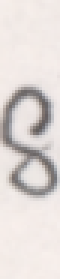
#> input picture 3.png, 20 x 93 px, found by its file name (shown 3 times larger)
$ python test1.py   (older library calls are emulated)
#> lines starting #> are read from the running program, lines starting #| are printed output that depends on the picture; after the words box and inside, x2 and y2 are one past the last pixel; in counts of white or black regions, pixels touching at a corner belong together
#!/usr/bin/env python
# -*- coding:utf-8 -*-

import cv2
import numpy as np

'''
# 读取图片
rawImage = cv2.imread("new2.png")
# 高斯模糊，将图片平滑化，去掉干扰的噪声
image = cv2.GaussianBlur(rawImage, (3, 3), 0)
# 图片灰度化
image = cv2.cvtColor(image, cv2.COLOR_RGB2GRAY)


# Sobel算子（X方向）
Sobel_x = cv2.Sobel(image, cv2.CV_16S, 1, 0)
Sobel_y = cv2.Sobel(image, cv2.CV_16S, 0, 1)
absX = cv2.convertScaleAbs(Sobel_x)  # 转回uint8
absY = cv2.convertScaleAbs(Sobel_y)
dst = cv2.addWeighted(absX, 0.5, absY, 0.5, 0)

#image = absX
image = dst

# 二值化：图像的二值化，就是将图像上的像素点的灰度值设置为0或255,图像呈现出明显的只有黑和白
#ret, image = cv2.threshold(image, 0, 255, cv2.THRESH_OTSU)    #自动选择阈值进行二值化
ret, image = cv2.threshold(image, 44, 255, cv2.THRESH_BINARY) #第一个原图像，第二个进行分类的阈值，第三个是高于（低于）阈值时赋予的新值，第四个是一个方法选择参数


# 闭操作：闭操作可以将目标区域连成一个整体，便于后续轮廓的提取。
kernelX = cv2.getStructuringElement(cv2.MORPH_RECT, (17, 5))
image = cv2.morphologyEx(image, cv2.MORPH_CLOSE, kernelX)


cv2.imwrite('test.png',image)


# 膨胀腐蚀(形态学处理) #通过膨胀连接相近的图像区域，通过腐蚀去除孤立细小的色块。
kernelX = cv2.getStructuringElement(cv2.MORPH_RECT, (20, 1))
kernelY = cv2.getStructuringElement(cv2.MORPH_RECT, (1, 19))
image = cv2.dilate(image, kernelX)
image = cv2.erode(image, kernelX) #腐蚀，输入图像，以及腐蚀的形态，
image = cv2.erode(image, kernelY)
image = cv2.dilate(image, kernelY)


# 平滑处理，中值滤波,去除噪声
image = cv2.medianBlur(image, 15)


# 查找轮廓
tmp, contours, w1 = cv2.findContours(image, cv2.RETR_TREE, cv2.CHAIN_APPROX_SIMPLE)

for item in contours:
    rect = cv2.boundingRect(item)
    x = rect[0]
    y = rect[1]
    weight = rect[2]
    height = rect[3]
    if weight > (height * 2):
        # 裁剪区域图片
        chepai = rawImage[y:y + height, x:x + weight]
        cv2.imshow('chepai'+str(x), chepai)

# 绘制轮廓
image = cv2.drawContours(rawImage, contours, -1, (0, 0, 255), 3)
cv2.imshow('image', image)
cv2.waitKey(0)
cv2.destroyAllWindows()
'''

'''
img = cv2.imread('new1.png',0) #read picture; default no alpha; but you can set 1 to include alpha.('new.png',1)
                                #set 0 means read gray picture

ret,image = cv2.threshold(img,170,255,cv2.THRESH_BINARY_INV) #将灰度值大于230的都设置成白色，小于230的都设置成黑色。INV表示与之相反。
                                                               #thresh1是处理后的数据，不要被它的英文迷惑了。

cv2.imwrite('two2.png',image) #生成2值化后的图，已保存。

'''

'''
#cv2.imwrite('two2.png',image) #生成2值化后的图，已保存。

kernelX = cv2.getStructuringElement(cv2.MORPH_RECT, (3, 3)) #选择一个形态，这是个矩形，大小是3×3
image = cv2.erode(image, kernelX) #腐蚀，输入图像，以及腐蚀的形态，取形态的最小值。用来去掉小的白点(噪声)


kernelY = cv2.getStructuringElement(cv2.MORPH_ELLIPSE, (3, 3)) #选择一个形态，这是个矩形，大小是3×3
image = cv2.erode(image, kernelY) #腐蚀，输入图像，以及腐蚀的形态，取形态的最小值。用来去掉小的白点(噪声)

kernelZ = cv2.getStructuringElement(cv2.MORPH_ELLIPSE, (8, 8)) #选择一个形态，这是个矩形，大小是3×3
image = cv2.dilate(image, kernelZ)#膨胀，与腐蚀相反

#kernelA = cv2.getStructuringElement(cv2.MORPH_RECT, (1, 10)) #选择一个形态，这是个矩形，大小是3×3
#image = cv2.dilate(image, kernelA)#膨胀，与腐蚀相反

cv2.imwrite('two.png',image)

'''


#实现了完整的轮廓识别
'''
def rotate(img, angle): #对原始图片进行旋转。
    #旋转图片
    (h, w) = img.shape[:2]  #获得原始图片高，宽
    center = (w // 2, h // 2)  #获得图片中心点
    img_ratete = cv2.getRotationMatrix2D(center, angle, 1) #center表示中间点的位置，-5表示逆时针旋转5度，1表示进行等比列的缩放
    rotated = cv2.warpAffine(img, img_ratete, (w, h))      #img表示输入的图片，仿射变化矩阵，表示变换后的图片大小
    cv2.imwrite('rotate.png',rotated)
    #return rotated

def cut1(img, box):    #经过旋转的图片
    #从轮廓出裁剪图片
    x1, y1 = box[1]  #获取左上角坐标
    x2, y2 = box[3]  #获取右下角坐标
    img_cut = img[y1+10:y2-10, x1+10:x2-10]  #切片裁剪图像
    return img_cut


rectan = cv2.imread('new1.png') #读入原始图，为画矩形做准备。
img0 = cv2.imread('new1.png') #read picture; default no alpha; but you can set 1 to include alpha.('new.png',1)
                                #set 0 means read gray picture

print (img0.shape)
img1 = cv2.imread('new1.png',0)  #读入灰度图，这样是为了保证输入的数据格式是CV_8U,否则findcontours会报错。


red = np.array([180,150,210])
# [6 lines of commented-out code are left out]
for i in range(img0.shape[0]):
    for j in range(img0.shape[1]):
        #print (img1[i,j].shape,img1[i,j]-red,img1[i,j]) #读入的是rgb三原色，是一个一维的向量，可以直接用下标表示，然后减去红色的rgb
        diff = img0[i,j]-red
        if abs(diff[0])<40 and abs(diff[1])<40 and abs(diff[2])<40:
            img1[i][j]=255 #如果是红色或者是很接近红色的颜色就设为纯白，否则设为黑色。
            #print (diff)
        else:
            img1[i][j]=0


#腐蚀，去除噪声
kernelX = cv2.getStructuringElement(cv2.MORPH_RECT, (2, 2))
image = cv2.erode(img1, kernelX)

#kernelA = cv2.getStructuringElement(cv2.MORPH_CROSS, (10, 10)) #选择一个形态，这是个矩形，大小是3×3
#image = cv2.dilate(image, kernelA)#膨胀，与腐蚀相反


# 闭操作：闭操作可以将目标区域连成一个整体，便于后续轮廓的提取。
kernelX = cv2.getStructuringElement(cv2.MORPH_RECT, (30, 1))
image = cv2.morphologyEx(image, cv2.MORPH_CLOSE, kernelX)

#闭操作，比单独腐蚀再膨胀好很多。这2个都是矩形，一个是用来链接横向的缺失，一个是用来链接纵向的缺失。
kernelZ = cv2.getStructuringElement(cv2.MORPH_RECT, (1, 30))
image = cv2.morphologyEx(image, cv2.MORPH_CLOSE, kernelZ)

kernelY = cv2.getStructuringElement(cv2.MORPH_RECT, (30, 30))
image = cv2.morphologyEx(image, cv2.MORPH_CLOSE, kernelY)


#找到轮廓，并将轮廓在原图上画出来。
img,contours,hierarchy = cv2.findContours(image,cv2.RETR_EXTERNAL,cv2.CHAIN_APPROX_SIMPLE) #二值化后的数据，轮廓的种类(是否有父项等)，是否存储所有的轮廓点，

img2 = cv2.drawContours(img0, contours, -1, (0, 0, 255), 3)

# [14 lines of commented-out code are left out]
cnt = contours[0]
rect = cv2.minAreaRect(cnt)  # 最小外接矩形,返回值rect内包含该矩形的中心点坐标、高度宽度及倾斜角度等信息
#box_ = cv2.boc


rotate(rectan,abs(rect[2]))

box = np.int0(cv2.boxPoints(rect))  # 矩形的四个角点取整
#print (box)
cv2.drawContours(rectan, [box], 0, (255, 0, 0), 2)
cv2.imwrite('rec.png',rectan)


#print(rect[2])


'''


# [43 lines of commented-out code are left out]

'''水平投影'''

def getHProjection(image):  #输入二值化后的图像，统计每一行中的白色像素点的数量。
    hProjection = np.zeros(image.shape,np.uint8)
    #图像高与宽
    (h,w)=image.shape
    #长度与图像高度一致的数组
    h_ = [0]*h
    #循环统计每一行白色像素的个数
    for y in range(h):
        for x in range(w):
            if image[y,x] == 255:
                h_[y]+=1
    #绘制水平投影图像
    for y in range(h):
        for x in range(h_[y]):
            hProjection[y,x] = 255
    cv2.imwrite('hProjection.png',hProjection)

    return h_

def getVProjection(image):
    vProjection = np.zeros(image.shape,np.uint8);
    #图像高与宽
    (h,w) = image.shape
    #长度与图像宽度一致的数组
    w_ = [0]*w
    #循环统计每一列白色像素的个数
    for x in range(w):
        for y in range(h):
            if image[y,x] == 255:
                w_[x]+=1
    #绘制垂直平投影图像
    for x in range(w):
        for y in range(h-w_[x],h):  #这种表达方式使得纵向从底向上显示。
            vProjection[y,x] = 255
    #cv2.imshow('vProjection',vProjection)
    cv2.imwrite('VProjection.png',vProjection)
    return w_


if __name__ == "__main__":

    '''
    #读入原始图像
    origineImage = cv2.imread('1111.png')  #(232, 1117, 3)
    # 图像灰度化
    #image = cv2.imread('test.jpg',0)
    image = cv2.cvtColor(origineImage,cv2.COLOR_BGR2GRAY)

    # 将图片二值化,自适应二值化效果好很多。
    #retval, img = cv2.threshold(image,170,255,cv2.THRESH_BINARY)
    img = cv2.adaptiveThreshold(image,255,cv2.ADAPTIVE_THRESH_GAUSSIAN_C,cv2.THRESH_BINARY_INV,117,8)
    #cv2.imwrite('binary.png',img)

    #图像高与宽
    (h,w)=img.shape
    Position = []
    #垂直投影


    V = getVProjection(img) #[227, 224, 189,分界线大约是180左右。
    #print (V)


    start = 0
    V_Start = [] #理论上一个start搭配一个end，但是也有最后一个start可能没有搭配的end
    V_End = []
    #根据垂直投影获取垂直分割位置，存储在V_start和V_end中。
    for i in range(len(V)):
        if V[i] > 0 and start ==0: #第一个判断是一个阈值，设定起始点，当白色点数值大于？时将其视为分割的起点。
            V_Start.append(i)
            start = 1
        if V[i] < 1 and start == 1: #第一个判断是结束阈值，设为终点，当白色点数值小于？时，将其视为分割的终点。
            V_End.append(i)
            start = 0

    for i in range(len(V_End)):
        cut_img = origineImage[0:h,V_Start[i]:V_End[i]]
        cv2.imwrite('{}.png'.format(i),cut_img)
    #cut_img = img0[33:265,337:1454] #取出图像，注意仍然是先高度，再宽度，和其原始的shape是一样的。
    '''


    #以下程序将图片分割成上下2部分

    #读入原始图像
    origineImage = cv2.imread('3.png')
#> origineImage is the input picture: shape (93, 20, 3); mean B, G, R 214, 216.7, 223.5
    # 图像灰度化
    #image = cv2.imread('test.jpg',0)
    image = cv2.cvtColor(origineImage,cv2.COLOR_BGR2GRAY)

    # 将图片二值化,自适应二值化效果好很多。
    #retval, img = cv2.threshold(image,170,255,cv2.THRESH_BINARY)
    img = cv2.adaptiveThreshold(image,255,cv2.ADAPTIVE_THRESH_GAUSSIAN_C,cv2.THRESH_BINARY_INV,117,8)
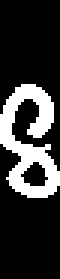
#> img: shape (93, 20) (shown 3 times larger); 21.1% white; 1 white region, box (x1, y1, x2, y2) and area: (0, 28, 20, 66) 393
    #cv2.imwrite('binary.png',img)

    #图像高与宽
    (h,w)=img.shape
#> h = 93; w = 20
    Position = []
    #垂直投影

    H = getHProjection(img) #水平投影。
#> after the loop in getHProjection, `for y in range(h):`:
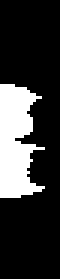
#> hProjection: shape (93, 20) (shown 3 times larger); 21.1% white; 1 white region, box (x1, y1, x2, y2) and area: (0, 28, 15, 66) 393
#> H = 93 values, max 15 at index 49, min 0 at index 0, mean 4.23

    start = 0
    H_Start = [] #理论上一个start搭配一个end，但是也有最后一个start可能没有搭配的end
    H_End = []
    #根据垂直投影获取垂直分割位置，存储在V_start和V_end中。
    for i in range(len(H)):
        if H[i] > 0 and start ==0: #第一个判断是一个阈值，设定起始点，当白色点数值大于？时将其视为分割的起点。
            H_Start.append(i)
            start = 1
        if H[i] < 1 and start == 1: #第一个判断是结束阈值，设为终点，当白色点数值小于？时，将其视为分割的终点。
            H_End.append(i)
            start = 0
#> this loop made 93 passes
#> start on passes 29, 67: 1, 0
#> after the loop, H_End = [66]; H_Start = [28]; start = 0

    for i in range(len(H_End)):
        cut_img = origineImage[H_Start[i]:H_End[i],0:w]
        cv2.imwrite('{}.png'.format(i),cut_img)
#> this loop made 1 pass
#> pass 1, `cut_img = origineImage[H_Start[i]:H_End[i],0:w]`:
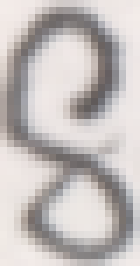
#> cut_img: shape (38, 20, 3) (shown 7 times larger); mean B, G, R 188.3, 189.7, 195.3
    #cut_img = img0[33:265,337:1454] #取出图像，注意仍然是先高度，再宽度，和其原始的shape是一样的。


    #以下程序将图片分割成左右2部分。
    '''
    #读入原始图像
    origineImage = cv2.imread('test1.png')  #(232, 1117, 3)
    # 图像灰度化
    #image = cv2.imread('test.jpg',0)
    image = cv2.cvtColor(origineImage,cv2.COLOR_BGR2GRAY)

    # 将图片二值化,自适应二值化效果好很多。
    #retval, img = cv2.threshold(image,170,255,cv2.THRESH_BINARY)
    img = cv2.adaptiveThreshold(image,255,cv2.ADAPTIVE_THRESH_GAUSSIAN_C,cv2.THRESH_BINARY_INV,117,8)
    #cv2.imwrite('binary.png',img)

    #图像高与宽
    (h,w)=img.shape
    Position = []
    #垂直投影
    V = getVProjection(img) #[227, 224, 189,分界线大约是180左右。


    start = 0
    V_Start = [] #理论上一个start搭配一个end，但是也有最后一个start可能没有搭配的end
    V_End = []
    #根据垂直投影获取垂直分割位置，存储在V_start和V_end中。
    for i in range(len(V)):
        if V[i] > 170 and start ==0: #第一个判断是一个阈值，设定起始点，当白色点数值大于？时将其视为分割的起点。
            V_Start.append(i)
            start = 1
        if V[i] < 170 and start == 1: #第一个判断是结束阈值，设为终点，当白色点数值小于？时，将其视为分割的终点。
            V_End.append(i)
            start = 0

    for i in range(2):
        cut_img = origineImage[0:h,V_End[i]:V_Start[i+1]]
        cv2.imwrite('{}.png'.format(i),cut_img)
    #cut_img = img0[33:265,337:1454] #取出图像，注意仍然是先高度，再宽度，和其原始的shape是一样的。
    '''


    '''
    #分割行，分割之后再进行列分割并保存分割位置
    for i in range(len(H_Start)):
        #获取行图像
        cropImg = img[H_Start[i]:H_End[i], 0:w]  #对二值化后的图片分割，先分割行或列，再分割列或行。
        #cv2.imshow('cropImg',cropImg)

        #对切割后的图像进行垂直投影，返回与宽度一致的列表。
        W = getVProjection(cropImg)
        Wstart = 0
        Wend = 0
        W_Start = 0
        W_End = 0
        for j in range(len(W)):
            if W[j] > 0 and Wstart ==0:  #第一个判断是一个阈值，设定起始点，当白色点数值大于？时将其视为分割的起点。
                W_Start =j
                Wstart = 1
                Wend=0
            if W[j] <= 0 and Wstart == 1:   #第一个判断是结束阈值，设为终点，当白色点数值小于？时，将其视为分割的终点。
                W_End =j
                Wstart = 0
                Wend=1                      #当有一个终点时，即有一个完整的开始和结束，Wend=1
            if Wend == 1:
                Position.append([W_Start,H_Start[i],W_End,H_End[i]])
                Wend =0

    #根据确定的位置分割字符
    for m in range(len(Position)):
        cv2.rectangle(origineImage, (Position[m][0],Position[m][1]), (Position[m][2],Position[m][3]), (0 ,229 ,238), 1) #在原始彩图上画矩形框，输入左上、右下、颜色、宽度。
    cv2.imshow('image',origineImage)                                                                                    #貌似是先宽度再高度。
    cv2.waitKey(0)
    '''

$ run again, with new1.png copied over 3.png
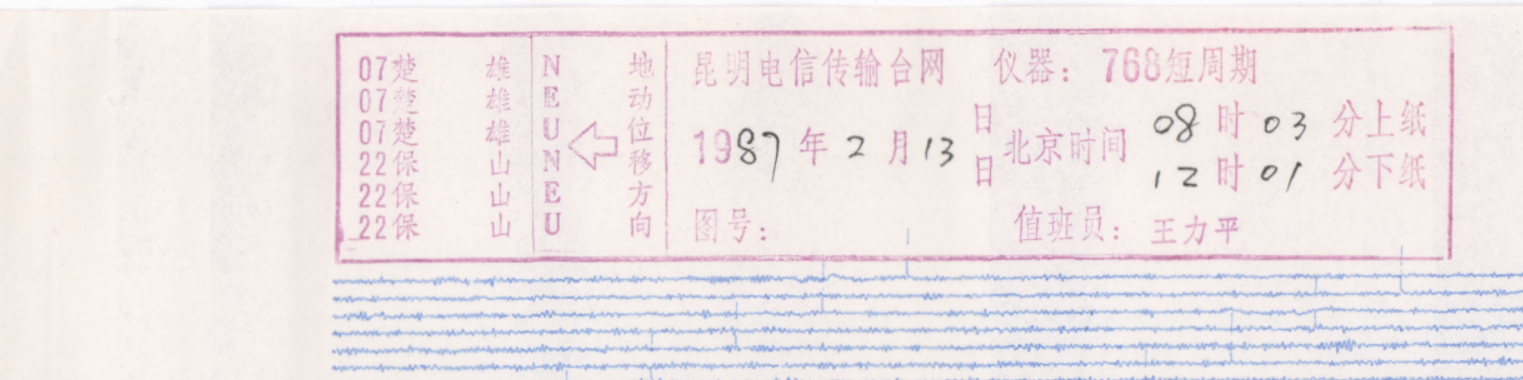
#> input picture new1.png, 1523 x 380 px, found by its file name
#> origineImage is the input picture: shape (380, 1523, 3); mean B, G, R 231.4, 231.1, 239.4
#> `img = cv2.adaptiveThreshold(image,255,cv2.ADAPTIVE_THRESH_GAUSSIAN_C,c..`:
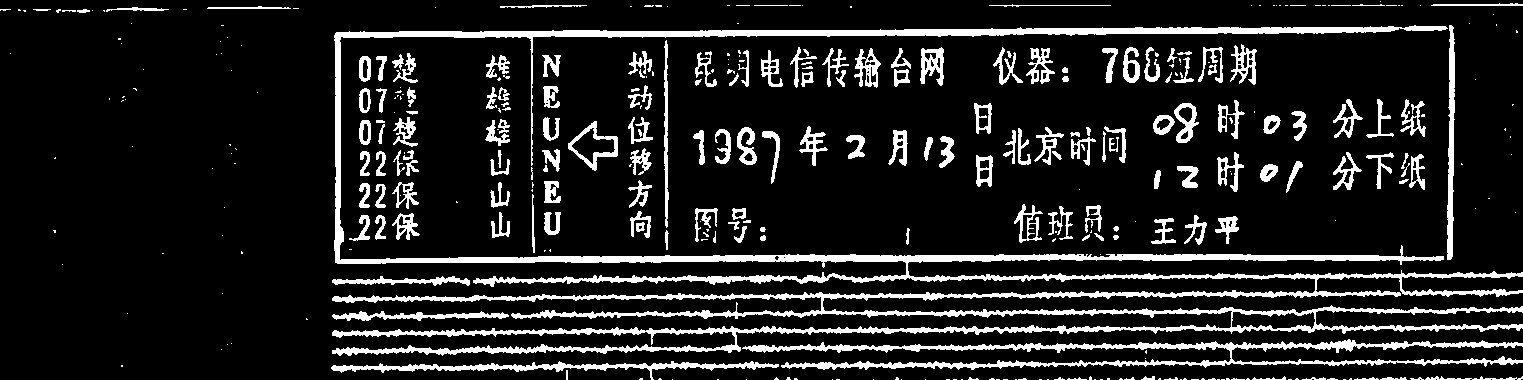
#> img: shape (380, 1523); 13% white; 363 white regions (191 under 20 px), largest, box (x1, y1, x2, y2) and area: (332, 25, 1523, 356) 35578, (742, 339, 1523, 370) 6578, (331, 361, 779, 380) 2135
#> after the loop in getHProjection, `for y in range(h):`:
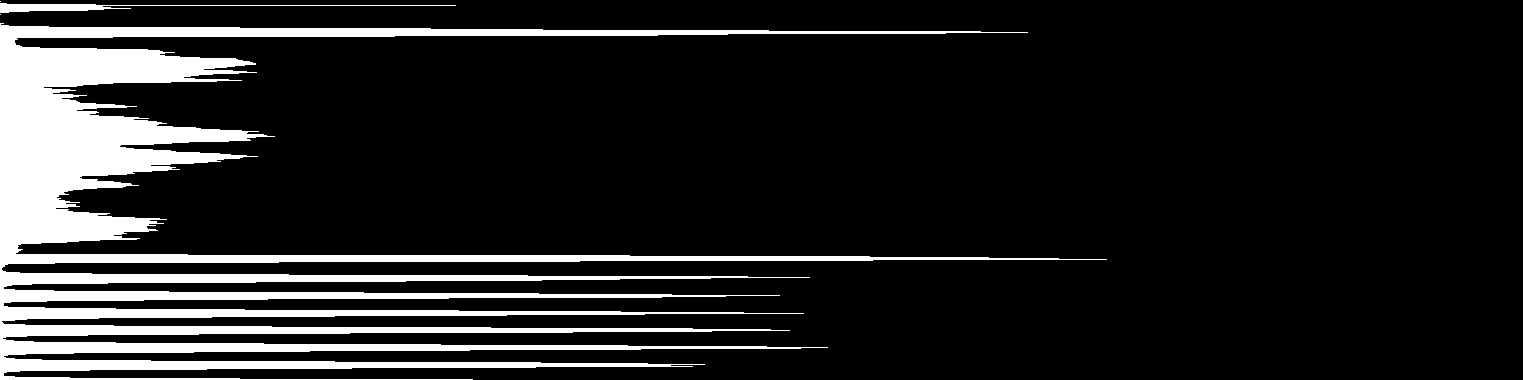
#> hProjection: shape (380, 1523); 13% white; 4 white regions (2 under 20 px), largest, box (x1, y1, x2, y2) and area: (0, 23, 1107, 380) 74083, (0, 3, 456, 13) 1134
#> H = 380 values, max 1107 at index 259, min 0 at index 0, mean 197.9
#> the loop `for i in range(len(H)):` made 380 passes
#> start on passes 2, 3, 4, 14, 15, 16, 24: 1, 0, 1, 0, 1, 0, 1
#> after the loop `for i in range(len(H)):`: H_End = [2, 13, 15]; H_Start = [1, 3, 14, 23]; start = 1
#> the loop `for i in range(len(H_End)):` made 3 passes

$ run again, with 1111.png copied over 3.png
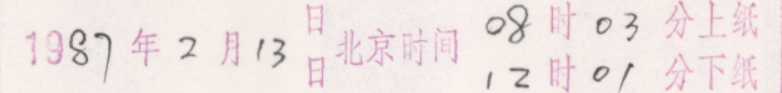
#> input picture 1111.png, 782 x 93 px, found by its file name
#> origineImage is the input picture: shape (93, 782, 3); mean B, G, R 227.8, 229.3, 239.5
#> `img = cv2.adaptiveThreshold(image,255,cv2.ADAPTIVE_THRESH_GAUSSIAN_C,c..`:
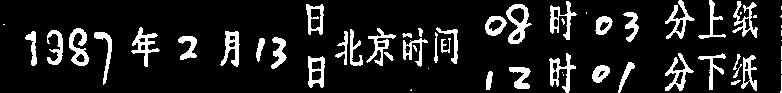
#> img: shape (93, 782); 12.4% white; 58 white regions (17 under 20 px), largest, box (x1, y1, x2, y2) and area: (506, 4, 532, 44) 452, (69, 28, 89, 66) 396, (549, 53, 576, 93) 389
#> after the loop in getHProjection, `for y in range(h):`:
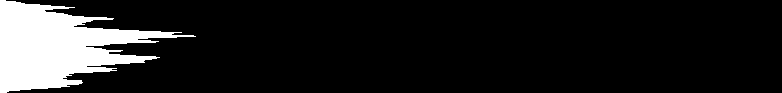
#> hProjection: shape (93, 782); 12.4% white; 1 white region, box (x1, y1, x2, y2) and area: (0, 0, 196, 93) 9027
#> H = 93 values, max 196 at index 36, min 6 at index 0, mean 97.06
#> the loop `for i in range(len(H)):` made 93 passes
#> start on pass 1: 1
#> after the loop `for i in range(len(H)):`: H_End = []; H_Start = [0]; start = 1

$ run again, with 156-2.png copied over 3.png
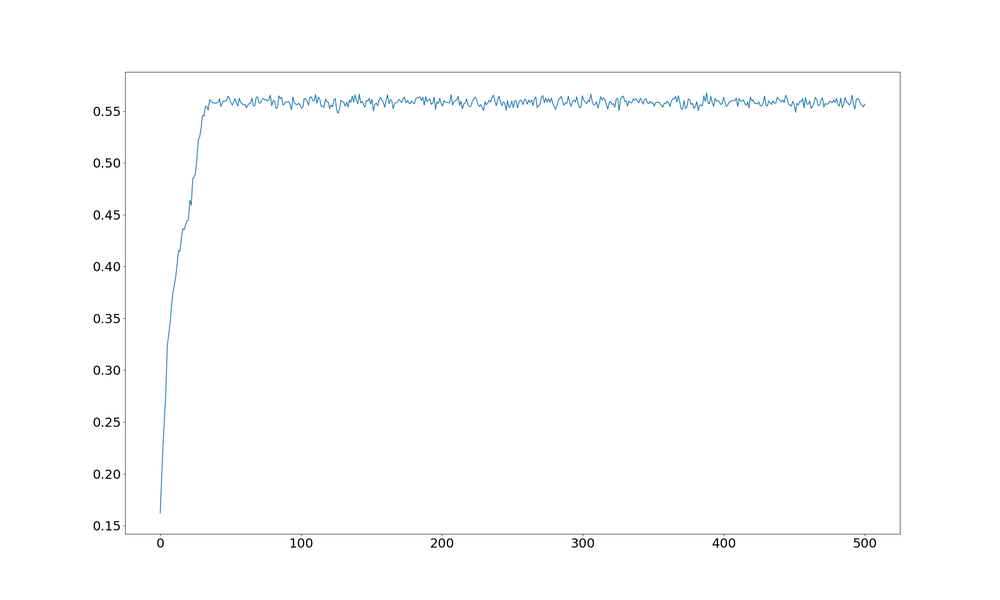
#> input picture 156-2.png, 1000 x 600 px, shrunk from 2500 x 1500 before the run, found by its file name
#> origineImage is the input picture: shape (600, 1000, 3); mean B, G, R 253.7, 253.5, 253.2
#> img: shape (600, 1000); 1.7% white in thin lines or dots, all inside (x1, y1, x2, y2) = (93, 71, 901, 548)
#> after the loop in getHProjection, `for y in range(h):`:
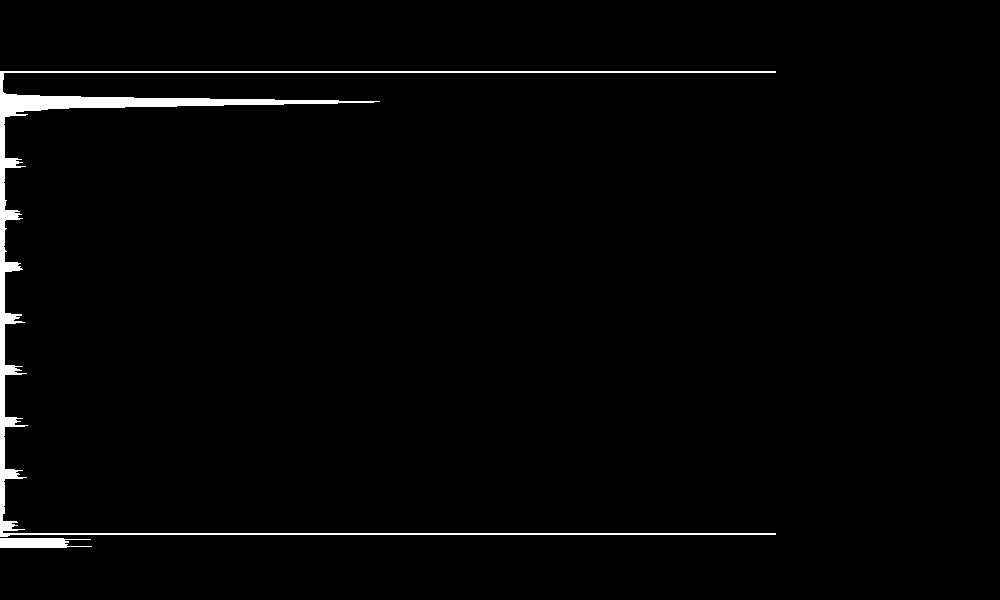
#> hProjection: shape (600, 1000); 1.7% white; 2 white regions, box (x1, y1, x2, y2) and area: (0, 71, 776, 537) 9666, (0, 538, 92, 548) 717
#> H = 600 values, max 776 at index 71, min 0 at index 0, mean 17.3
#> the loop `for i in range(len(H)):` made 600 passes
#> start on passes 72, 538, 539, 549: 1, 0, 1, 0
#> after the loop `for i in range(len(H)):`: H_End = [537, 548]; H_Start = [71, 538]; start = 0
#> the loop `for i in range(len(H_End)):` made 2 passes
#> pass 1, `cut_img = origineImage[H_Start[i]:H_End[i],0:w]`:
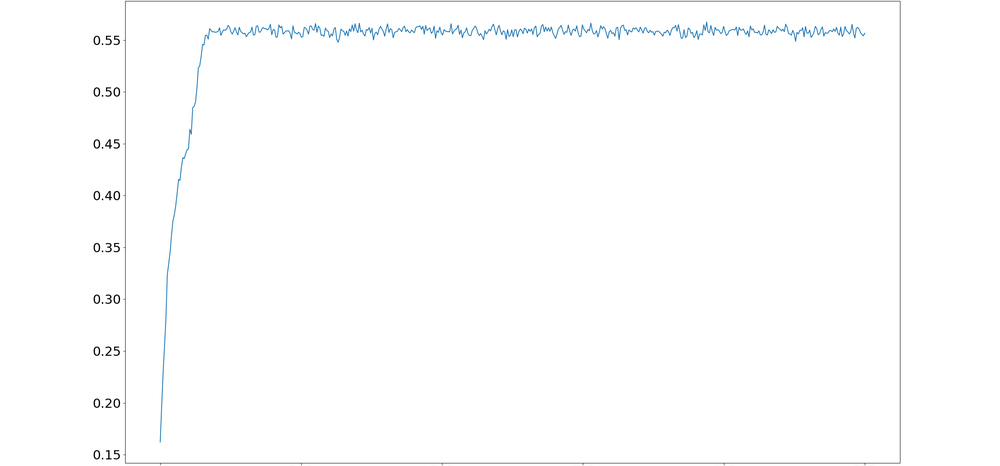
#> cut_img: shape (466, 1000, 3); mean B, G, R 253.6, 253.3, 252.9
